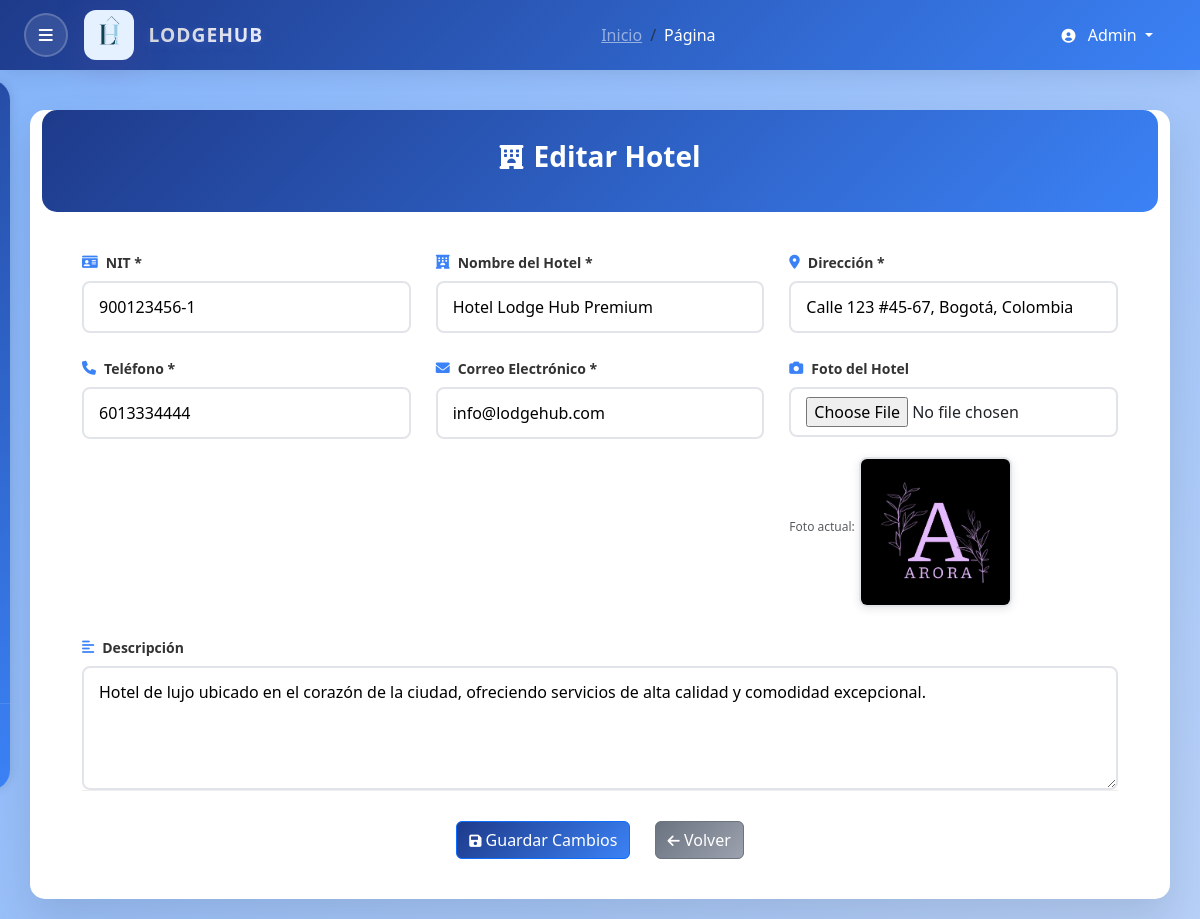
The app's page /app/views/editarHotel.php?id=1 (signed in) with its own data.
### tables this page shows
CREATE TABLE IF NOT EXISTS tp_hotel (
    id INT(3) AUTO_INCREMENT NOT NULL,
    nit VARCHAR(20) UNIQUE NOT NULL,
    nombre VARCHAR(100) NOT NULL,
    direccion VARCHAR(200),
    telefono VARCHAR(15),
    correo VARCHAR(255),
    foto VARCHAR(255),
    descripcion TEXT,
    numDocumentoAdmin VARCHAR(15),
    PRIMARY KEY (id),
    FOREIGN KEY (numDocumentoAdmin) REFERENCES tp_usuarios (numDocumento)
);

### app/views/editarHotel.php (the view, shortened to what this page needs)
<?php
try {
    $db = conexionDB();
    $hotelId = isset($_GET['id']) ? (int)$_GET['id'] : 0;
    $stmt = $db->prepare("SELECT * FROM tp_hotel WHERE id = ?");
    $stmt->execute([$hotelId]);
    $hotel = $stmt->fetch(PDO::FETCH_ASSOC);
} catch (Exception $e) {
    echo "Error al cargar el hotel: " . $e->getMessage();
    exit();
}
?>
<!DOCTYPE html>
<html lang="es">
<head>
    <link rel="stylesheet" href="../../public/assets/css/stylesHotel.css">
    <link rel="stylesheet" href="../../public/assets/css/stylesNav.css">
    <link href="https://cdn.jsdelivr.net/npm/bootstrap@5.3.0/dist/css/bootstrap.min.css" rel="stylesheet">
    <link href="https://cdnjs.cloudflare.com/ajax/libs/font-awesome/6.0.0/css/all.min.css" rel="stylesheet">
</head>
<body>
    <?php
    include 'layouts/navbar.php';
    include 'layouts/sidebar.php';
    ?>
    <div class="main-content" id="main-content">
        <div class="container">
            <div class="header">
                <h1><i class="fas fa-hotel"></i> Editar Hotel</h1>
            </div>
            <div class="form-content">
                <form method="POST" enctype="multipart/form-data">
                    <div class="form-grid">
                        <div class="form-group">
                            <label class="form-label" for="nit">
                                <i class="fas fa-id-card"></i> NIT *
                            </label>
                            <input type="text" id="nit" name="nit" class="form-input"
                                value="<?php echo htmlspecialchars($hotel['nit']); ?>"
                                required maxlength="20">
                        </div>
                        <div class="form-group">
                            <label class="form-label" for="nombre">
                                <i class="fas fa-hotel"></i> Nombre del Hotel *
                            </label>
                            <input type="text" id="nombre" name="nombre" class="form-input"
                                value="<?php echo htmlspecialchars($hotel['nombre']); ?>"
                                required maxlength="100">
                        </div>
                        <div class="form-group">
                            <label class="form-label" for="direccion">
                                <i class="fas fa-map-marker-alt"></i> Dirección *
                            </label>
                            <input type="text" id="direccion" name="direccion" class="form-input"
                                value="<?php echo htmlspecialchars($hotel['direccion']); ?>"
                                required maxlength="200">
                        </div>
                        <div class="form-group">
                            <label class="form-label" for="telefono">
                                <i class="fas fa-phone"></i> Teléfono *
                            </label>
                            <input type="tel" id="telefono" name="telefono" class="form-input"
                                value="<?php echo htmlspecialchars($hotel['telefono']); ?>"
                                required maxlength="15">
                        </div>
                        <div class="form-group">
                            <label class="form-label" for="correo">
                                <i class="fas fa-envelope"></i> Correo Electrónico *
                            </label>
                            <input type="email" id="correo" name="correo" class="form-input"
                                value="<?php echo htmlspecialchars($hotel['correo']); ?>"
                                required maxlength="255">
                        </div>
                        <div class="form-group">
                            <label class="form-label" for="foto">
                                <i class="fas fa-camera"></i> Foto del Hotel
                            </label>
                            <input type="file" id="foto" name="foto" class="form-input"
                                accept="image/*">
                            <?php if ($hotel['foto']): ?>
                                <div class="current-photo">
                                    <small class="text-muted">Foto actual:</small>
                                    <img src="<?php echo htmlspecialchars($hotel['foto']); ?>"
                                        alt="Foto actual del hotel"
                                        style="max-width: 200px; max-height: 150px; margin-top: 10px; border-radius: 8px;">
                                </div>
                            <?php endif; ?>
                        </div>
                    </div>
                    <div class="form-group description-group">
                        <label class="form-label" for="descripcion">
                            <i class="fas fa-align-left"></i> Descripción
                        </label>
                        <textarea id="descripcion" name="descripcion" class="form-input"
                            rows="4" placeholder="Describe las características y servicios del hotel..."><?php echo htmlspecialchars($hotel['descripcion']); ?></textarea>
                    </div>
                    <div class="actions">
                        <button type="submit" class="btn btn-primary">
                            <i class="fas fa-save"></i> Guardar Cambios
                        </button>
                        <a href="homepage.php" class="btn btn-secondary">
                            <i class="fas fa-arrow-left"></i> Volver
                        </a>
                    </div>
                </form>
            </div>
        </div>
    </div>
</body>
</html>

### public/assets/css/stylesHotel.css (style rules this page uses)
* { margin: 0; padding: 0; box-sizing: border-box; }
body { font-family: 'Segoe UI', Tahoma, Geneva, Verdana, sans-serif; background: linear-gradient(135deg, #83b3fa 0%, #b7d0f7 100%) !important; min-height: 100vh; padding: 20px; }
.container { max-width: 900px; margin-top: 90px; background: white; border-radius: 15px; box-shadow: 0 20px 40px rgba(0, 0, 0, 0.1); overflow: hidden; }
.header { background: linear-gradient(135deg, #1e3a8a 0%, #3b82f6 100%); padding: 30px; border-radius: 15px; text-align: center; color: white; }
.header h1 { font-size: 28px; font-weight: 600; display: flex; align-items: center; justify-content: center; gap: 10px; }
.header h1 i { font-size: 24px; }
.form-content { padding: 40px; }
.form-grid { display: grid; grid-template-columns: repeat(auto-fit, minmax(280px, 1fr)); gap: 25px; margin-bottom: 30px; }
.form-group { display: flex; flex-direction: column; }
.description-group { grid-column: 1 / -1; margin-top: 10px; }
.form-label { font-size: 14px; font-weight: 600; color: #333; margin-bottom: 8px; display: flex; align-items: center; gap: 8px; }
.form-label i { color: #3b82f6; font-size: 14px; }
.form-input, .form-select { padding: 12px 15px; border: 2px solid #e1e5e9; border-radius: 8px; font-size: 16px; transition: all 0.3s ease; font-family: inherit; }
.form-input[type="file"] { padding: 8px 15px; }
textarea.form-input { resize: vertical; min-height: 100px; }
.current-photo { margin-top: 10px; }
.current-photo img { border: 2px solid #e1e5e9; box-shadow: 0 2px 8px rgba(0, 0, 0, 0.1); }
.actions { text-align: center; padding-top: 30px; border-top: 1px solid #eee; }
.btn { display: inline-flex; align-items: center; gap: 8px; padding: 12px 30px; margin: 0 10px; border: none; border-radius: 25px; text-decoration: none; font-weight: 600; cursor: pointer; transition: all 0.3s ease; font-size: 16px; }
.btn i { font-size: 14px; }
.btn-primary { background: linear-gradient(135deg, #1e3a8a 0%, #3b82f6 100%); color: white; }
.btn-secondary { background: linear-gradient(135deg, #6b7280 0%, #9ca3af 100%); color: white; }
.text-muted { color: #6c757d; font-size: 12px; }

### public/assets/css/stylesNav.css (style rules this page uses)
:root { --primary-color: #1e3a8a; --primary-dark: #3b82f6; --sidebar-width: 280px; --navbar-height: 70px; }
* { padding:0px; box-sizing: border-box; }
body { font-family: 'Segoe UI', Tahoma, Geneva, Verdana, sans-serif; background: #f8f9fa; }
.main-content { margin-top: var(--navbar-height); margin-left: 10px; margin-right: 10px; }

### records on screen
tp_hotel: nit "900123456-1", nombre "Hotel Lodge Hub Premium", direccion "Calle 123 #45-67, Bogotá, Colombia", telefono "6013334444", correo "info@lodgehub.com", foto (picture), descripcion "Hotel de lujo ubicado en el corazón de la ciudad, ofreciendo servicios de alta calidad y comodidad excepcional."
